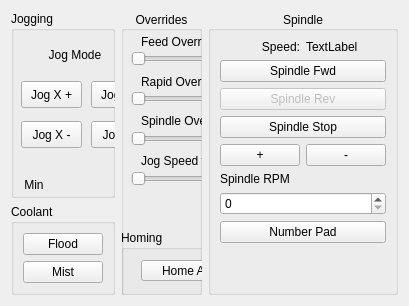
      <widget class="QWidget" name="manual_tab">
       <attribute name="title">
        <string>Manual</string>
       </attribute>
       <layout class="QGridLayout" name="gridLayout_8">
        <item row="0" column="0" rowspan="2">
         <widget class="QGroupBox" name="groupBox_7">
          <property name="title">
           <string>Jogging</string>
          </property>
          <widget class="QPushButton" name="jog_plus_pb_2">
           <property name="geometry">
            <rect>
             <x>150</x>
             <y>70</y>
             <width>61</width>
             <height>27</height>
            </rect>
           </property>
           <property name="text">
            <string>Jog Z +</string>
           </property>
          </widget>
          <widget class="QPushButton" name="jog_minus_pb_2">
           <property name="geometry">
            <rect>
             <x>150</x>
             <y>110</y>
             <width>61</width>
             <height>27</height>
            </rect>
           </property>
           <property name="text">
            <string>Jog Z -</string>
           </property>
          </widget>
          <widget class="QPushButton" name="jog_minus_pb_0">
           <property name="geometry">
            <rect>
             <x>10</x>
             <y>110</y>
             <width>61</width>
             <height>27</height>
            </rect>
           </property>
           <property name="text">
            <string>Jog X -</string>
           </property>
          </widget>
          <widget class="QPushButton" name="jog_plus_pb_0">
           <property name="geometry">
            <rect>
             <x>10</x>
             <y>70</y>
             <width>61</width>
             <height>27</height>
            </rect>
           </property>
           <property name="text">
            <string>Jog X +</string>
           </property>
          </widget>
          <widget class="QPushButton" name="jog_minus_pb_1">
           <property name="geometry">
            <rect>
             <x>80</x>
             <y>110</y>
             <width>61</width>
             <height>27</height>
            </rect>
           </property>
           <property name="text">
            <string>Jog Y -</string>
           </property>
          </widget>
          <widget class="QPushButton" name="jog_plus_pb_1">
           <property name="geometry">
            <rect>
             <x>80</x>
             <y>70</y>
             <width>61</width>
             <height>27</height>
            </rect>
           </property>
           <property name="text">
            <string>Jog Y +</string>
           </property>
          </widget>
          <widget class="QComboBox" name="jog_modes_cb">
           <property name="geometry">
            <rect>
             <x>120</x>
             <y>30</y>
             <width>99</width>
             <height>27</height>
            </rect>
           </property>
          </widget>
          <widget class="QLabel" name="label_6">
           <property name="geometry">
            <rect>
             <x>14</x>
             <y>30</y>
             <width>100</width>
             <height>27</height>
            </rect>
           </property>
           <property name="text">
            <string>Jog Mode</string>
           </property>
           <property name="alignment">
            <set>Qt::AlignCenter</set>
           </property>
          </widget>
          <widget class="QLabel" name="label_10">
           <property name="geometry">
            <rect>
             <x>10</x>
             <y>160</y>
             <width>26</width>
             <height>28</height>
            </rect>
           </property>
           <property name="text">
            <string>Min</string>
           </property>
           <property name="alignment">
            <set>Qt::AlignCenter</set>
           </property>
          </widget>
          <widget class="QSlider" name="jog_vel_sl">
           <property name="geometry">
            <rect>
             <x>10</x>
             <y>190</y>
             <width>201</width>
             <height>20</height>
            </rect>
           </property>
           <property name="orientation">
            <enum>Qt::Horizontal</enum>
           </property>
           <property name="tickPosition">
            <enum>QSlider::TicksBelow</enum>
           </property>
          </widget>
          <widget class="QLabel" name="label_11">
           <property name="geometry">
            <rect>
             <x>190</x>
             <y>160</y>
             <width>32</width>
             <height>25</height>
            </rect>
           </property>
           <property name="text">
            <string>Max</string>
           </property>
           <property name="alignment">
            <set>Qt::AlignCenter</set>
           </property>
          </widget>
          <widget class="QLabel" name="min_jog_vel_lb">
           <property name="geometry">
            <rect>
             <x>0</x>
             <y>210</y>
             <width>32</width>
             <height>21</height>
            </rect>
           </property>
           <property name="text">
            <string>0</string>
           </property>
           <property name="alignment">
            <set>Qt::AlignCenter</set>
           </property>
          </widget>
          <widget class="QLabel" name="max_jog_vel_lb">
           <property name="geometry">
            <rect>
             <x>190</x>
             <y>210</y>
             <width>31</width>
             <height>21</height>
            </rect>
           </property>
           <property name="text">
            <string>0</string>
           </property>
           <property name="alignment">
            <set>Qt::AlignCenter</set>
           </property>
          </widget>
          <widget class="QLabel" name="label_9">
           <property name="geometry">
            <rect>
             <x>20</x>
             <y>230</y>
             <width>100</width>
             <height>21</height>
            </rect>
           </property>
           <property name="text">
            <string>Jog Velocity &gt;</string>
           </property>
           <property name="alignment">
            <set>Qt::AlignRight|Qt::AlignTrailing|Qt::AlignVCenter</set>
           </property>
          </widget>
          <widget class="QLabel" name="jog_vel_lb">
           <property name="geometry">
            <rect>
             <x>130</x>
             <y>230</y>
             <width>81</width>
             <height>21</height>
            </rect>
           </property>
           <property name="text">
            <string>0</string>
           </property>
          </widget>
         </widget>
        </item>
        <item row="2" column="0">
         <widget class="QGroupBox" name="groupBox">
          <property name="title">
           <string>Coolant</string>
          </property>
          <layout class="QGridLayout" name="gridLayout_5">
           <item row="0" column="1">
            <widget class="QPushButton" name="flood_pb">
             <property name="text">
              <string>Flood</string>
             </property>
             <property name="checkable">
              <bool>true</bool>
             </property>
             <property name="checked">
              <bool>false</bool>
             </property>
            </widget>
           </item>
           <item row="1" column="1">
            <widget class="QPushButton" name="mist_pb">
             <property name="text">
              <string>Mist</string>
             </property>
             <property name="checkable">
              <bool>true</bool>
             </property>
            </widget>
           </item>
          </layout>
         </widget>
        </item>
        <item row="0" column="1" rowspan="3">
         <widget class="QGroupBox" name="groupBox_4">
          <property name="title">
           <string>Overrides</string>
          </property>
          <property name="alignment">
           <set>Qt::AlignCenter</set>
          </property>
          <widget class="QLabel" name="feedrate_lb">
           <property name="geometry">
            <rect>
             <x>150</x>
             <y>40</y>
             <width>51</width>
             <height>20</height>
            </rect>
           </property>
           <property name="text">
            <string>TextLabel</string>
           </property>
          </widget>
          <widget class="QLabel" name="label_15">
           <property name="geometry">
            <rect>
             <x>20</x>
             <y>60</y>
             <width>131</width>
             <height>21</height>
            </rect>
           </property>
           <property name="text">
            <string>Rapid Override</string>
           </property>
          </widget>
          <widget class="QLabel" name="spindle_override_0_lb">
           <property name="geometry">
            <rect>
             <x>150</x>
             <y>120</y>
             <width>51</width>
             <height>19</height>
            </rect>
           </property>
           <property name="text">
            <string>TextLabel</string>
           </property>
          </widget>
          <widget class="QSlider" name="spindle_override_sl">
           <property name="geometry">
            <rect>
             <x>10</x>
             <y>120</y>
             <width>131</width>
             <height>16</height>
            </rect>
           </property>
           <property name="orientation">
            <enum>Qt::Horizontal</enum>
           </property>
          </widget>
          <widget class="QLabel" name="label_19">
           <property name="geometry">
            <rect>
             <x>20</x>
             <y>140</y>
             <width>131</width>
             <height>20</height>
            </rect>
           </property>
           <property name="text">
            <string>Jog Speed fix</string>
           </property>
          </widget>
          <widget class="QLabel" name="label_12">
           <property name="geometry">
            <rect>
             <x>20</x>
             <y>20</y>
             <width>131</width>
             <height>21</height>
            </rect>
           </property>
           <property name="text">
            <string>Feed Override</string>
           </property>
          </widget>
          <widget class="QSlider" name="feed_override_sl">
           <property name="geometry">
            <rect>
             <x>10</x>
             <y>40</y>
             <width>131</width>
             <height>16</height>
            </rect>
           </property>
           <property name="orientation">
            <enum>Qt::Horizontal</enum>
           </property>
           <property name="tickPosition">
            <enum>QSlider::NoTicks</enum>
           </property>
           <property name="tickInterval">
            <number>0</number>
           </property>
          </widget>
          <widget class="QLabel" name="rapid_override_lb">
           <property name="geometry">
            <rect>
             <x>150</x>
             <y>80</y>
             <width>51</width>
             <height>19</height>
            </rect>
           </property>
           <property name="text">
            <string>TextLabel</string>
           </property>
          </widget>
          <widget class="QLabel" name="label_30">
           <property name="geometry">
            <rect>
             <x>150</x>
             <y>160</y>
             <width>51</width>
             <height>19</height>
            </rect>
           </property>
           <property name="text">
            <string>TextLabel</string>
           </property>
          </widget>
          <widget class="QSlider" name="rapid_override_sl">
           <property name="geometry">
            <rect>
             <x>10</x>
             <y>80</y>
             <width>131</width>
             <height>16</height>
            </rect>
           </property>
           <property name="orientation">
            <enum>Qt::Horizontal</enum>
           </property>
          </widget>
          <widget class="QLabel" name="label_16">
           <property name="geometry">
            <rect>
             <x>20</x>
             <y>100</y>
             <width>131</width>
             <height>20</height>
            </rect>
           </property>
           <property name="text">
            <string>Spindle Override</string>
           </property>
          </widget>
          <widget class="QSlider" name="jog_speed_sl">
           <property name="geometry">
            <rect>
             <x>10</x>
             <y>160</y>
             <width>131</width>
             <height>16</height>
            </rect>
           </property>
           <property name="orientation">
            <enum>Qt::Horizontal</enum>
           </property>
          </widget>
          <widget class="QGroupBox" name="groupBox_8">
           <property name="geometry">
            <rect>
             <x>0</x>
             <y>219</y>
             <width>231</width>
             <height>201</height>
            </rect>
           </property>
           <property name="title">
            <string>Homing</string>
           </property>
           <widget class="QPushButton" name="unhome_pb_2">
            <property name="enabled">
             <bool>false</bool>
            </property>
            <property name="geometry">
             <rect>
              <x>130</x>
              <y>150</y>
              <width>91</width>
              <height>21</height>
             </rect>
            </property>
            <property name="text">
             <string>UnHome Z</string>
            </property>
           </widget>
           <widget class="QPushButton" name="home_pb_1">
            <property name="enabled">
             <bool>false</bool>
            </property>
            <property name="geometry">
             <rect>
              <x>20</x>
              <y>110</y>
              <width>90</width>
              <height>21</height>
             </rect>
            </property>
            <property name="text">
             <string>Home Y</string>
            </property>
           </widget>
           <widget class="QPushButton" name="unhome_pb_0">
            <property name="enabled">
             <bool>false</bool>
            </property>
            <property name="geometry">
             <rect>
              <x>130</x>
              <y>70</y>
              <width>91</width>
              <height>21</height>
             </rect>
            </property>
            <property name="text">
             <string>UnHome X</string>
            </property>
           </widget>
           <widget class="QPushButton" name="home_all_pb">
            <property name="geometry">
             <rect>
              <x>20</x>
              <y>30</y>
              <width>90</width>
              <height>21</height>
             </rect>
            </property>
            <property name="text">
             <string>Home All</string>
            </property>
           </widget>
           <widget class="QPushButton" name="home_pb_2">
            <property name="enabled">
             <bool>false</bool>
            </property>
            <property name="geometry">
             <rect>
              <x>20</x>
              <y>150</y>
              <width>91</width>
              <height>21</height>
             </rect>
            </property>
            <property name="text">
             <string>Home Z</string>
            </property>
           </widget>
           <widget class="QPushButton" name="unhome_pb_1">
            <property name="enabled">
             <bool>false</bool>
            </property>
            <property name="geometry">
             <rect>
              <x>130</x>
              <y>110</y>
              <width>90</width>
              <height>21</height>
             </rect>
            </property>
            <property name="text">
             <string>UnHome Y</string>
            </property>
           </widget>
           <widget class="QPushButton" name="unhome_all_pb">
            <property name="geometry">
             <rect>
              <x>130</x>
              <y>30</y>
              <width>90</width>
              <height>21</height>
             </rect>
            </property>
            <property name="text">
             <string>UnHome All</string>
            </property>
           </widget>
           <widget class="QPushButton" name="home_pb_0">
            <property name="enabled">
             <bool>false</bool>
            </property>
            <property name="geometry">
             <rect>
              <x>20</x>
              <y>70</y>
              <width>91</width>
              <height>21</height>
             </rect>
            </property>
            <property name="text">
             <string>Home X</string>
            </property>
           </widget>
          </widget>
         </widget>
        </item>
        <item row="0" column="3" rowspan="3">
         <widget class="QGroupBox" name="groupBox_6">
          <property name="title">
           <string>Spindle</string>
          </property>
          <property name="alignment">
           <set>Qt::AlignCenter</set>
          </property>
          <layout class="QGridLayout" name="gridLayout_13">
           <item row="2" column="0" colspan="2">
            <widget class="QPushButton" name="spindle_rev_pb">
             <property name="enabled">
              <bool>false</bool>
             </property>
             <property name="text">
              <string>Spindle Rev</string>
             </property>
            </widget>
           </item>
           <item row="7" column="0" colspan="2">
            <widget class="QSpinBox" name="spindle_speed_sb">
             <property name="maximum">
              <number>30000</number>
             </property>
            </widget>
           </item>
           <item row="1" column="0" colspan="2">
            <widget class="QPushButton" name="spindle_fwd_pb">
             <property name="text">
              <string>Spindle Fwd</string>
             </property>
            </widget>
           </item>
           <item row="6" column="0" colspan="2">
            <widget class="QLabel" name="label_20">
             <property name="text">
              <string>Spindle RPM</string>
             </property>
            </widget>
           </item>
           <item row="4" column="1">
            <widget class="QPushButton" name="spindle_minus_pb">
             <property name="text">
              <string>-</string>
             </property>
            </widget>
           </item>
           <item row="0" column="0">
            <widget class="QLabel" name="label_21">
             <property name="text">
              <string>Speed:</string>
             </property>
             <property name="alignment">
              <set>Qt::AlignRight|Qt::AlignTrailing|Qt::AlignVCenter</set>
             </property>
            </widget>
           </item>
           <item row="3" column="0" colspan="2">
            <widget class="QPushButton" name="spindle_stop_pb">
             <property name="text">
              <string>Spindle Stop</string>
             </property>
            </widget>
           </item>
           <item row="0" column="1">
            <widget class="QLabel" name="spindle_speed_0_lb">
             <property name="text">
              <string>TextLabel</string>
             </property>
            </widget>
           </item>
           <item row="4" column="0">
            <widget class="QPushButton" name="spindle_plus_pb">
             <property name="text">
              <string>+</string>
             </property>
            </widget>
           </item>
           <item row="9" column="0">
            <spacer name="verticalSpacer_5">
             <property name="orientation">
              <enum>Qt::Vertical</enum>
             </property>
             <property name="sizeHint" stdset="0">
              <size>
               <width>20</width>
               <height>40</height>
              </size>
             </property>
            </spacer>
           </item>
           <item row="8" column="0" colspan="2">
            <widget class="QPushButton" name="numberpad_pb_1">
             <property name="text">
              <string>Number Pad</string>
             </property>
             <property name="target" stdset="0">
              <string>spindle_speed_sb</string>
             </property>
             <property name="type" stdset="0">
              <string>int</string>
             </property>
            </widget>
           </item>
          </layout>
         </widget>
        </item>
       </layout>
      </widget>
